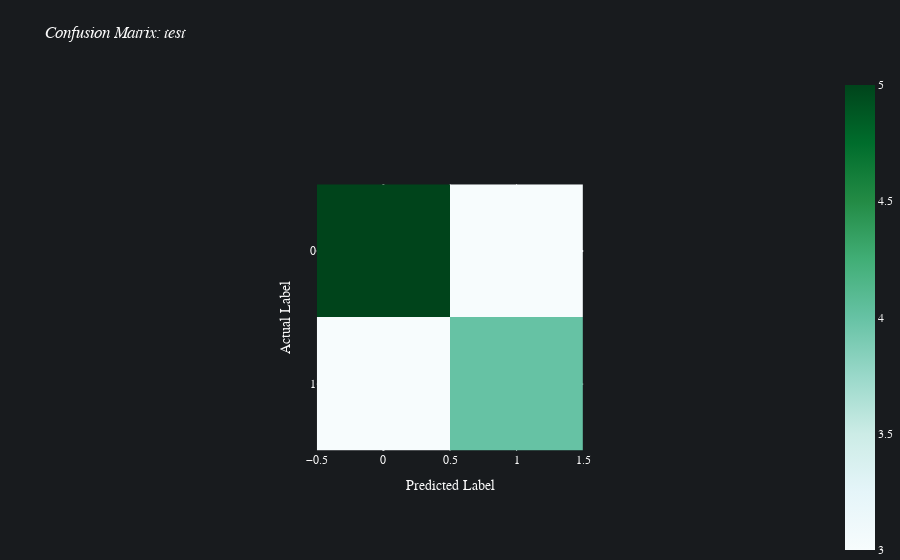
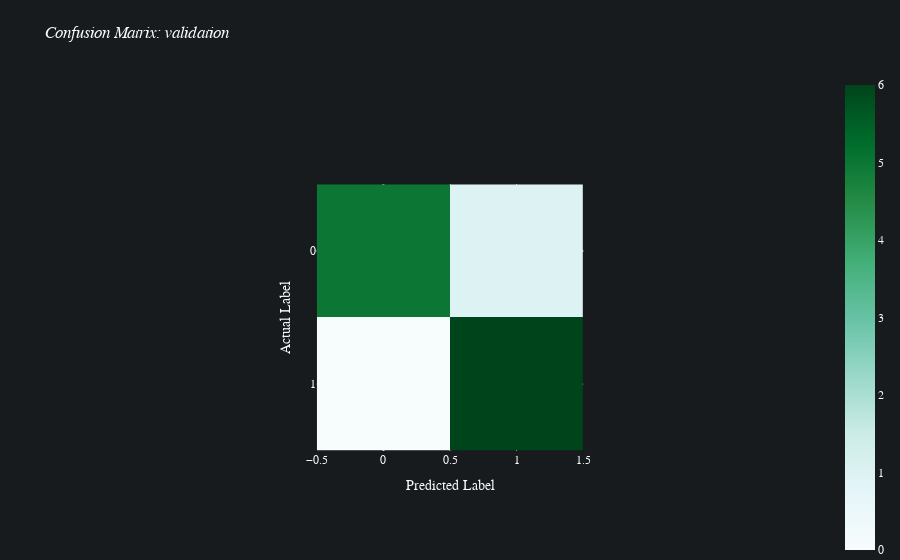
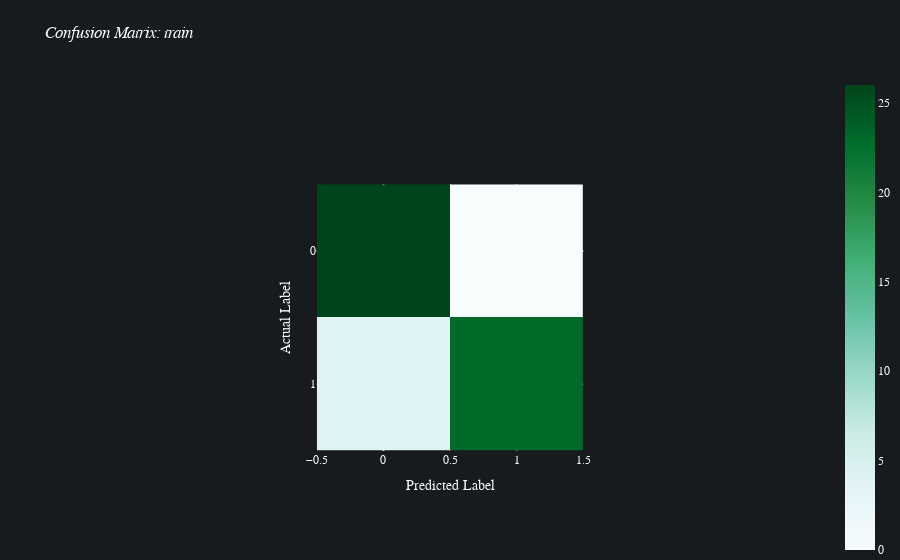

Notebook cell for these charts, in order:
### Code cell
aiqc.Job.get_by_id(503).results[0].plot_confusion_matrix()

### Figure 1 — Plotly figure (JSON) as saved in the notebook; plotly's stock layout.template omitted (floating-point values rounded to 4 significant figures)
{"data": [{"coloraxis": "coloraxis", "hovertemplate": "Predicted Label: %{x}<br>Actual Label: %{y}<br>color: %{z}<extra></extra>", "type": "heatmap", "z": [[5, 3], [3, 4]]}], "layout": {"autosize": true, "coloraxis": {"colorscale": [[0, "rgb(247,252,253)"], [0.125, "rgb(229,245,249)"], [0.25, "rgb(204,236,230)"], [0.375, "rgb(153,216,201)"], [0.5, "rgb(102,194,164)"], [0.625, "rgb(65,174,118)"], [0.75, "rgb(35,139,69)"], [0.875, "rgb(0,109,44)"], [1, "rgb(0,68,27)"]]}, "font": {"color": "#FAFAFA", "family": "Avenir"}, "hoverlabel": {"bgcolor": "#0F0F0F", "font": {"family": "Avenir", "size": 15}}, "legend": {"title": {"text": "Sample Count"}}, "margin": {"b": 0, "t": 75}, "paper_bgcolor": "#181B1E", "plot_bgcolor": "#181B1E", "title": {"text": "<i>Confusion Matrix: test</i>"}, "xaxis": {"autorange": true, "constrain": "domain", "domain": [0.32, 0.68], "range": [-0.5, 1.5], "scaleanchor": "y", "title": {"text": "Predicted Label"}}, "yaxis": {"autorange": true, "constrain": "domain", "domain": [0, 1], "dtick": 1, "range": [1.5, -0.5], "tick0": 0, "tickmode": "linear", "title": {"text": "Actual Label"}}}}

### Figure 2 — Plotly figure (JSON) as saved in the notebook; plotly's stock layout.template omitted (floating-point values rounded to 4 significant figures)
{"data": [{"coloraxis": "coloraxis", "hovertemplate": "Predicted Label: %{x}<br>Actual Label: %{y}<br>color: %{z}<extra></extra>", "type": "heatmap", "z": [[5, 1], [0, 6]]}], "layout": {"autosize": true, "coloraxis": {"colorscale": [[0, "rgb(247,252,253)"], [0.125, "rgb(229,245,249)"], [0.25, "rgb(204,236,230)"], [0.375, "rgb(153,216,201)"], [0.5, "rgb(102,194,164)"], [0.625, "rgb(65,174,118)"], [0.75, "rgb(35,139,69)"], [0.875, "rgb(0,109,44)"], [1, "rgb(0,68,27)"]]}, "font": {"color": "#FAFAFA", "family": "Avenir"}, "hoverlabel": {"bgcolor": "#0F0F0F", "font": {"family": "Avenir", "size": 15}}, "legend": {"title": {"text": "Sample Count"}}, "margin": {"b": 0, "t": 75}, "paper_bgcolor": "#181B1E", "plot_bgcolor": "#181B1E", "title": {"text": "<i>Confusion Matrix: validation</i>"}, "xaxis": {"autorange": true, "constrain": "domain", "domain": [0.32, 0.68], "range": [-0.5, 1.5], "scaleanchor": "y", "title": {"text": "Predicted Label"}}, "yaxis": {"autorange": true, "constrain": "domain", "domain": [0, 1], "dtick": 1, "range": [1.5, -0.5], "tick0": 0, "tickmode": "linear", "title": {"text": "Actual Label"}}}}

### Figure 3 — Plotly figure (JSON) as saved in the notebook; plotly's stock layout.template omitted (floating-point values rounded to 4 significant figures)
{"data": [{"coloraxis": "coloraxis", "hovertemplate": "Predicted Label: %{x}<br>Actual Label: %{y}<br>color: %{z}<extra></extra>", "type": "heatmap", "z": [[26, 0], [4, 23]]}], "layout": {"autosize": true, "coloraxis": {"colorscale": [[0, "rgb(247,252,253)"], [0.125, "rgb(229,245,249)"], [0.25, "rgb(204,236,230)"], [0.375, "rgb(153,216,201)"], [0.5, "rgb(102,194,164)"], [0.625, "rgb(65,174,118)"], [0.75, "rgb(35,139,69)"], [0.875, "rgb(0,109,44)"], [1, "rgb(0,68,27)"]]}, "font": {"color": "#FAFAFA", "family": "Avenir"}, "hoverlabel": {"bgcolor": "#0F0F0F", "font": {"family": "Avenir", "size": 15}}, "legend": {"title": {"text": "Sample Count"}}, "margin": {"b": 0, "t": 75}, "paper_bgcolor": "#181B1E", "plot_bgcolor": "#181B1E", "title": {"text": "<i>Confusion Matrix: train</i>"}, "xaxis": {"autorange": true, "constrain": "domain", "domain": [0.32, 0.68], "range": [-0.5, 1.5], "scaleanchor": "y", "title": {"text": "Predicted Label"}}, "yaxis": {"autorange": true, "constrain": "domain", "domain": [0, 1], "dtick": 1, "range": [1.5, -0.5], "tick0": 0, "tickmode": "linear", "title": {"text": "Actual Label"}}}}
